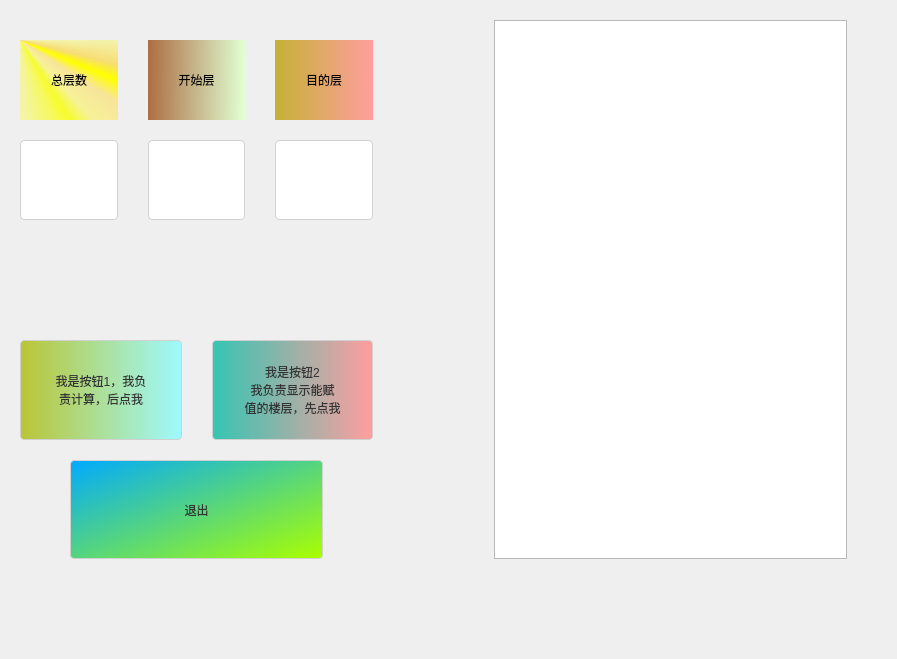
<?xml version="1.0" encoding="UTF-8"?>
<ui version="4.0">
 <class>hfloors</class>
 <widget class="QMainWindow" name="hfloors">
  <property name="geometry">
   <rect>
    <x>0</x>
    <y>0</y>
    <width>897</width>
    <height>659</height>
   </rect>
  </property>
  <property name="minimumSize">
   <size>
    <width>815</width>
    <height>600</height>
   </size>
  </property>
  <property name="windowTitle">
   <string>162层运算界面</string>
  </property>
  <property name="autoFillBackground">
   <bool>false</bool>
  </property>
  <property name="styleSheet">
   <string notr="true">#centralwidget{border-image: url(:/pictures/Genshin.jpg);}</string>
  </property>
  <widget class="QWidget" name="centralwidget">
   <property name="sizePolicy">
    <sizepolicy hsizetype="Expanding" vsizetype="Expanding">
     <horstretch>0</horstretch>
     <verstretch>0</verstretch>
    </sizepolicy>
   </property>
   <property name="autoFillBackground">
    <bool>false</bool>
   </property>
   <layout class="QGridLayout" name="gridLayout" columnstretch="10,2,10" columnminimumwidth="0,0,0">
    <property name="leftMargin">
     <number>20</number>
    </property>
    <property name="topMargin">
     <number>20</number>
    </property>
    <property name="rightMargin">
     <number>50</number>
    </property>
    <property name="bottomMargin">
     <number>100</number>
    </property>
    <property name="horizontalSpacing">
     <number>50</number>
    </property>
    <property name="verticalSpacing">
     <number>100</number>
    </property>
    <item row="0" column="2" rowspan="2">
     <widget class="QTableView" name="table_floor">
      <property name="sizePolicy">
       <sizepolicy hsizetype="Preferred" vsizetype="Preferred">
        <horstretch>0</horstretch>
        <verstretch>0</verstretch>
       </sizepolicy>
      </property>
      <property name="minimumSize">
       <size>
        <width>350</width>
        <height>0</height>
       </size>
      </property>
      <property name="autoScrollMargin">
       <number>16</number>
      </property>
      <property name="editTriggers">
       <set>QAbstractItemView::EditTrigger::AnyKeyPressed|QAbstractItemView::EditTrigger::DoubleClicked|QAbstractItemView::EditTrigger::EditKeyPressed|QAbstractItemView::EditTrigger::SelectedClicked</set>
      </property>
     </widget>
    </item>
    <item row="1" column="0">
     <layout class="QVBoxLayout" name="verticalLayout_4">
      <property name="spacing">
       <number>20</number>
      </property>
      <item>
       <layout class="QHBoxLayout" name="horizontalLayout_2">
        <property name="spacing">
         <number>30</number>
        </property>
        <item>
         <widget class="QPushButton" name="btn_calculate">
          <property name="sizePolicy">
           <sizepolicy hsizetype="Preferred" vsizetype="Preferred">
            <horstretch>0</horstretch>
            <verstretch>0</verstretch>
           </sizepolicy>
          </property>
          <property name="styleSheet">
           <string notr="true">QPushButton
{
    background-color: qlineargradient(spread:pad, x1:0, y1:0, x2:1, y2:0, stop:0 rgba(186, 197, 53, 255), stop:1 rgba(158, 249, 255, 255));
    border: 1px solid #d0d0d0;  
    border-radius: 4px;  
    padding: 5px;  
    color: #333;  
}  
  
QPushButton : hover
{
    background-color: #e0e0e0;  
}  
  
QPushButton : pressed
{
    background-color: #d0d0d0;  
}
</string>
          </property>
          <property name="text">
           <string>我是按钮1，我负
责计算，后点我</string>
          </property>
         </widget>
        </item>
        <item>
         <widget class="QToolButton" name="btn_confirm">
          <property name="sizePolicy">
           <sizepolicy hsizetype="Preferred" vsizetype="Preferred">
            <horstretch>0</horstretch>
            <verstretch>0</verstretch>
           </sizepolicy>
          </property>
          <property name="styleSheet">
           <string notr="true">QToolButton
{
    background-color: qlineargradient(spread:pad, x1:0, y1:0, x2:1, y2:0, stop:0 rgba(53, 197, 179, 255), stop:1 rgba(255, 158, 158, 255));
    border: 1px solid #d0d0d0;  
    border-radius: 4px;  
    padding: 5px;  
    color: #333;  
}  
  
QToolButton : hover
{
    background-color: #e0e0e0;  
}  
  
QToolButton : pressed
{
    background-color: #d0d0d0;  
}
</string>
          </property>
          <property name="text">
           <string>我是按钮2
我负责显示能赋
值的楼层，先点我</string>
          </property>
         </widget>
        </item>
       </layout>
      </item>
      <item>
       <layout class="QHBoxLayout" name="horizontalLayout_3">
        <property name="leftMargin">
         <number>50</number>
        </property>
        <property name="rightMargin">
         <number>50</number>
        </property>
        <item>
         <widget class="QPushButton" name="btn_cancel">
          <property name="sizePolicy">
           <sizepolicy hsizetype="Preferred" vsizetype="Preferred">
            <horstretch>0</horstretch>
            <verstretch>0</verstretch>
           </sizepolicy>
          </property>
          <property name="styleSheet">
           <string notr="true">QPushButton
{
    background-color: qlineargradient(spread:pad, x1:0, y1:0, x2:1, y2:1, stop:0 rgba(0, 170, 255, 255), stop:1 rgba(170, 255, 0, 255));
    border: 1px solid #d0d0d0;  
    border-radius: 4px;  
    padding: 5px;  
    color: #333;  
}  
  
QPushButton : hover
{
    background-color: #e0e0e0;  
}  
  
QPushButton : pressed
{
    background-color: #d0d0d0;  
}

</string>
          </property>
          <property name="text">
           <string>退出</string>
          </property>
         </widget>
        </item>
       </layout>
      </item>
     </layout>
    </item>
    <item row="0" column="0">
     <layout class="QHBoxLayout" name="horizontalLayout">
      <property name="spacing">
       <number>30</number>
      </property>
      <item>
       <layout class="QVBoxLayout" name="verticalLayout">
        <property name="spacing">
         <number>20</number>
        </property>
        <property name="leftMargin">
         <number>0</number>
        </property>
        <property name="topMargin">
         <number>20</number>
        </property>
        <property name="rightMargin">
         <number>0</number>
        </property>
        <property name="bottomMargin">
         <number>20</number>
        </property>
        <item>
         <widget class="QLabel" name="label_4">
          <property name="sizePolicy">
           <sizepolicy hsizetype="Preferred" vsizetype="Preferred">
            <horstretch>0</horstretch>
            <verstretch>0</verstretch>
           </sizepolicy>
          </property>
          <property name="styleSheet">
           <string notr="true">background-color: qconicalgradient(cx:0, cy:0, angle:135, stop:0 rgba(255, 255, 0, 69), stop:0.375 rgba(255, 255, 0, 69), stop:0.423533 rgba(251, 255, 0, 145), stop:0.45 rgba(247, 255, 0, 208), stop:0.477581 rgba(255, 244, 71, 130), stop:0.518717 rgba(255, 218, 71, 130), stop:0.55 rgba(255, 255, 0, 255), stop:0.57754 rgba(255, 203, 0, 130), stop:0.625 rgba(255, 255, 0, 69), stop:1 rgba(255, 255, 0, 69));</string>
          </property>
          <property name="text">
           <string>总层数</string>
          </property>
          <property name="alignment">
           <set>Qt::AlignmentFlag::AlignCenter</set>
          </property>
         </widget>
        </item>
        <item>
         <widget class="QLineEdit" name="li_1">
          <property name="sizePolicy">
           <sizepolicy hsizetype="Preferred" vsizetype="Preferred">
            <horstretch>0</horstretch>
            <verstretch>0</verstretch>
           </sizepolicy>
          </property>
          <property name="styleSheet">
           <string notr="true">QLineEdit {  
    background-color: white;  
    border: 1px solid #d0d0d0;  
    border-radius: 4px;  
    padding: 5px;  
    color: #333;  
}  
  
QLineEdit:focus {  
    border-color: #007bff; /* Blue outline when focused */  
}</string>
          </property>
          <property name="alignment">
           <set>Qt::AlignmentFlag::AlignCenter</set>
          </property>
         </widget>
        </item>
       </layout>
      </item>
      <item>
       <layout class="QVBoxLayout" name="verticalLayout_2">
        <property name="spacing">
         <number>20</number>
        </property>
        <property name="leftMargin">
         <number>0</number>
        </property>
        <property name="topMargin">
         <number>20</number>
        </property>
        <property name="rightMargin">
         <number>0</number>
        </property>
        <property name="bottomMargin">
         <number>20</number>
        </property>
        <item>
         <widget class="QLabel" name="label_5">
          <property name="sizePolicy">
           <sizepolicy hsizetype="Preferred" vsizetype="Preferred">
            <horstretch>0</horstretch>
            <verstretch>0</verstretch>
           </sizepolicy>
          </property>
          <property name="styleSheet">
           <string notr="true">background-color: qlineargradient(spread:pad, x1:0, y1:0, x2:1, y2:0.011, stop:0 rgba(173, 109, 67, 255), stop:1 rgba(225, 255, 211, 255));</string>
          </property>
          <property name="text">
           <string>开始层</string>
          </property>
          <property name="alignment">
           <set>Qt::AlignmentFlag::AlignCenter</set>
          </property>
         </widget>
        </item>
        <item>
         <widget class="QLineEdit" name="li_2">
          <property name="sizePolicy">
           <sizepolicy hsizetype="Preferred" vsizetype="Preferred">
            <horstretch>0</horstretch>
            <verstretch>0</verstretch>
           </sizepolicy>
          </property>
          <property name="styleSheet">
           <string notr="true">QLineEdit {  
    background-color: white;  
    border: 1px solid #d0d0d0;  
    border-radius: 4px;  
    padding: 5px;  
    color: #333;  
}  
  
QLineEdit:focus {  
    border-color: #007bff; /* Blue outline when focused */  
}</string>
          </property>
          <property name="alignment">
           <set>Qt::AlignmentFlag::AlignCenter</set>
          </property>
         </widget>
        </item>
       </layout>
      </item>
      <item>
       <layout class="QVBoxLayout" name="verticalLayout_3">
        <property name="spacing">
         <number>20</number>
        </property>
        <property name="leftMargin">
         <number>0</number>
        </property>
        <property name="topMargin">
         <number>20</number>
        </property>
        <property name="rightMargin">
         <number>0</number>
        </property>
        <property name="bottomMargin">
         <number>20</number>
        </property>
        <item>
         <widget class="QLabel" name="label_6">
          <property name="sizePolicy">
           <sizepolicy hsizetype="Preferred" vsizetype="Preferred">
            <horstretch>0</horstretch>
            <verstretch>0</verstretch>
           </sizepolicy>
          </property>
          <property name="styleSheet">
           <string notr="true">background-color: qlineargradient(spread:pad, x1:0, y1:0, x2:1, y2:0, stop:0 rgba(197, 177, 53, 255), stop:1 rgba(255, 158, 158, 255));</string>
          </property>
          <property name="text">
           <string>目的层</string>
          </property>
          <property name="alignment">
           <set>Qt::AlignmentFlag::AlignCenter</set>
          </property>
         </widget>
        </item>
        <item>
         <widget class="QLineEdit" name="li_3">
          <property name="sizePolicy">
           <sizepolicy hsizetype="Preferred" vsizetype="Preferred">
            <horstretch>0</horstretch>
            <verstretch>0</verstretch>
           </sizepolicy>
          </property>
          <property name="styleSheet">
           <string notr="true">QLineEdit {  
    background-color: white;  
    border: 1px solid #d0d0d0;  
    border-radius: 4px;  
    padding: 5px;  
    color: #333;  
}  
  
QLineEdit:focus {  
    border-color: #007bff; /* Blue outline when focused */  
}</string>
          </property>
          <property name="alignment">
           <set>Qt::AlignmentFlag::AlignCenter</set>
          </property>
         </widget>
        </item>
       </layout>
      </item>
     </layout>
    </item>
    <item row="0" column="1">
     <spacer name="horizontalSpacer">
      <property name="orientation">
       <enum>Qt::Orientation::Horizontal</enum>
      </property>
      <property name="sizeType">
       <enum>QSizePolicy::Policy::Preferred</enum>
      </property>
      <property name="sizeHint" stdset="0">
       <size>
        <width>40</width>
        <height>20</height>
       </size>
      </property>
     </spacer>
    </item>
    <item row="1" column="1">
     <spacer name="horizontalSpacer_2">
      <property name="orientation">
       <enum>Qt::Orientation::Horizontal</enum>
      </property>
      <property name="sizeType">
       <enum>QSizePolicy::Policy::Preferred</enum>
      </property>
      <property name="sizeHint" stdset="0">
       <size>
        <width>40</width>
        <height>20</height>
       </size>
      </property>
     </spacer>
    </item>
   </layout>
  </widget>
 </widget>
 <resources/>
 <connections/>
</ui>
